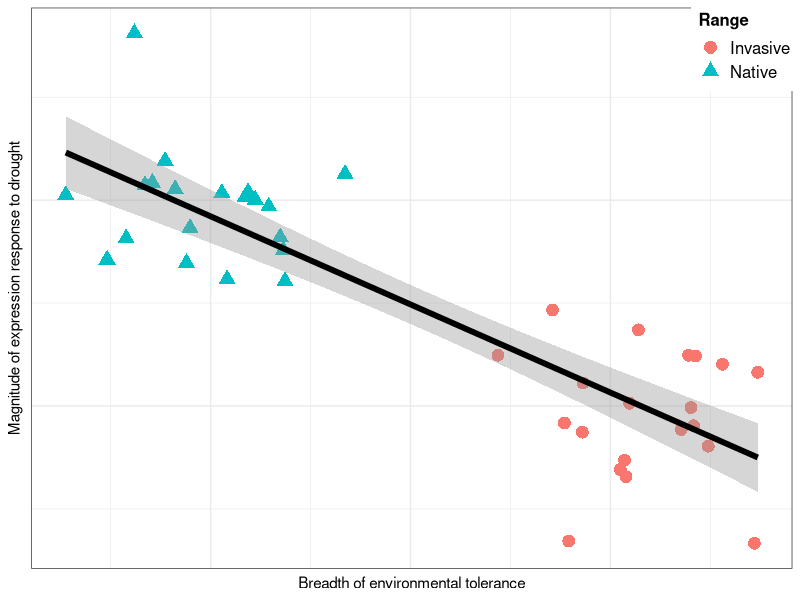

Source code (R): (Note: this script raises an error after producing the figure.)
#generalized theorethical figure for Cdif gene expression paper
#2/9/2016

library(plyr)
library(ggplot2)

dat<- read.table("BSfig_data.txt", header=T, sep="\t",quote='"', row.names=1) #"BSfig_data.txt"

####generate data####
# n <- 20 #how many numbers you want
# 
# m <- 1 #mean
# s <- 1 #std dev
# 
# L <- .2 #expected min
# U <- .8 #expected max
# 
# p_L <- pnorm(L, mean=m, sd=s)
# p_U <- pnorm(U, mean=m, sd=s) 
# x <- qnorm(runif(n, p_L, p_U), mean=m, sd=s) 


#or
rnorm(n=20, m=1, sd=0.25) 

####data vectors (for 40 pops)####
# tol_nochange <- c(rnorm(n=20, m=2, sd=0.25),rnorm(n=20, m=2, sd=0.25))
# size_nochange <- c(rnorm(n=20, m=2, sd=0.25),rnorm(n=20, m=2, sd=0.25))

size_decr <- c(rnorm(n=20, m=2, sd=0.25),rnorm(n=20, m=1, sd=0.25))
# size_incr <- c(rnorm(n=20, m=2, sd=0.25),rnorm(n=20, m=3, sd=0.25))

tol_incr <- c(rnorm(n=20, m=2, sd=0.25),rnorm(n=20, m=3, sd=0.25))
# tol_decr <- c(rnorm(n=20, m=2, sd=0.25),rnorm(n=20, m=1, sd=0.25))

####unidirectional trade off for incr tolerance in inv####
dat_incrTol <- subset(dat, Group%in%c("Native", "Invasive A"))

dat_incrTol$ControlSize <- size_decr
dat_incrTol$StressTolerance <- tol_incr

colnames(dat_incrTol)[1] <- "Range"

pTradeTol <- ggplot(dat_incrTol,aes(x=StressTolerance, y=ControlSize)) +  
  geom_point(aes(shape=Range, color=Range), size=4)+
  geom_smooth(method=glm, se=TRUE,color="black", size=2 )+
  #   coord_cartesian(ylim = c(0, 4), xlim= c(0, 4)) +
  theme_bw()+
  theme(axis.ticks = element_blank(), axis.text = element_blank())+
  xlab("Breadth of environmental tolerance") + 
  ylab("Magnitude of expression response to drought") +
#   annotate(geom="text", x=1.5, y=2.4, label="(b)",fontface="bold", size=3)+
  theme(legend.justification=c(0.95,0.95), legend.position=c(1,1),
                legend.title = element_text(size=12, face="bold"),
                legend.text = element_text(size = 12))

pTradeTol

##curves?
pCurve <- ggplot(data = dat_incrTol, mapping = aes(x=StressTolerance, y=ControlSize)) +
  layer(geom = "line") +
  layer(geom = "area", #mapping = aes(x = ifelse(StressTolerance>-1.2 & x<1.1 , x, 0)
        geom_params = list(fill = "red", alpha = 0.5)) +
  scale_y_continuous(limits = c(0, max(dat_incrTol$ControlSize)))
pCurve

####figure####
png("Cdifexpr_Fig4.png",width=400, height = 400, pointsize = 16)
# pdf("Cdifexpr_Fig4.pdf", useDingbats=FALSE, width=4.4, height=4.4, pointsize = 16) #MolEcol sizes 3.149, 4.4 or 6.65

pTradeTol
dev.off()



# ####multipanel plot####
# # pdf("InvaGenTradeoffFig.pdf", useDingbats=FALSE, width=6.65, height=9, pointsize = 12) #MolEcol sizes 3.149, 4.4 or 6.65
# # multiplot(pSizeB, pTolB, pTrade, cols=2)
# # # legend("top", c("Invasive C. diffusa","Native C. diffusa", "Native C. stoebe"), 
# # #        pch=c(16,17,15), fill=origincol,  bg="white", title = "Sampled populations", cex=1)
# # dev.off()

# ####multiplot####
# multiplot <- function(..., plotlist=NULL, file, cols=1, layout=NULL) {
#   require(grid)
#   
#   # Make a list from the ... arguments and plotlist
#   plots <- c(list(...), plotlist)
#   
#   numPlots = length(plots)
#   
#   # If layout is NULL, then use 'cols' to determine layout
#   if (is.null(layout)) {
#     # Make the panel
#     # ncol: Number of columns of plots
#     # nrow: Number of rows needed, calculated from # of cols
#     layout <- matrix(seq(1, cols * ceiling(numPlots/cols)),
#                      ncol = cols, nrow = ceiling(numPlots/cols))
#   }
#   
#   if (numPlots==1) {
#     print(plots[[1]])
#     
#   } else {
#     # Set up the page
#     grid.newpage()
#     pushViewport(viewport(layout = grid.layout(nrow(layout), ncol(layout))))
#     
#     # Make each plot, in the correct location
#     for (i in 1:numPlots) {
#       # Get the i,j matrix positions of the regions that contain this subplot
#       matchidx <- as.data.frame(which(layout == i, arr.ind = TRUE))
#       
#       print(plots[[i]], vp = viewport(layout.pos.row = matchidx$row,
#                                       layout.pos.col = matchidx$col))
#     }
#   }
# }